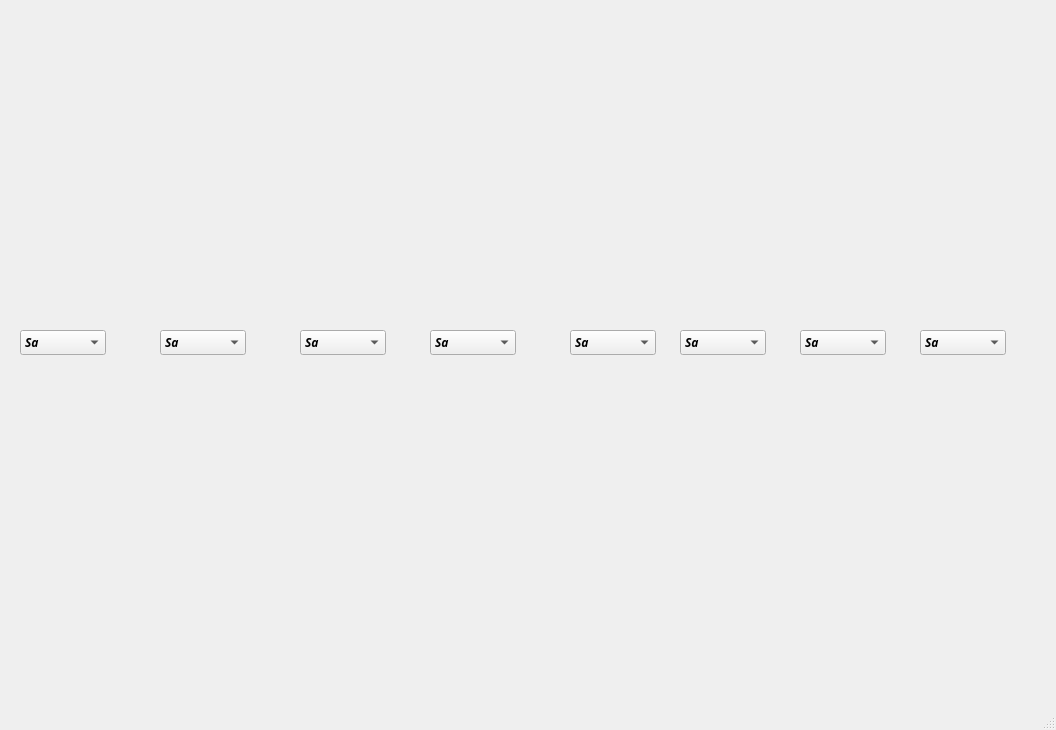
<?xml version="1.0" encoding="UTF-8"?>
<ui version="4.0">
 <class>MainWindow</class>
 <widget class="QMainWindow" name="MainWindow">
  <property name="geometry">
   <rect>
    <x>0</x>
    <y>0</y>
    <width>1056</width>
    <height>730</height>
   </rect>
  </property>
  <property name="windowTitle">
   <string>MainWindow</string>
  </property>
  <widget class="QWidget" name="centralwidget">
   <widget class="QComboBox" name="beat_list_1">
    <property name="geometry">
     <rect>
      <x>20</x>
      <y>330</y>
      <width>86</width>
      <height>25</height>
     </rect>
    </property>
    <property name="font">
     <font>
      <family>Ubuntu Mono</family>
      <weight>75</weight>
      <italic>true</italic>
      <bold>true</bold>
     </font>
    </property>
    <property name="styleSheet">
     <string notr="true"/>
    </property>
    <item>
     <property name="text">
      <string>Sa</string>
     </property>
    </item>
    <item>
     <property name="text">
      <string>Komal Re</string>
     </property>
    </item>
    <item>
     <property name="text">
      <string>Re</string>
     </property>
    </item>
    <item>
     <property name="text">
      <string>Komal Ga</string>
     </property>
    </item>
    <item>
     <property name="text">
      <string>Ga</string>
     </property>
    </item>
    <item>
     <property name="text">
      <string>Ma</string>
     </property>
    </item>
    <item>
     <property name="text">
      <string>Teevra Ma</string>
     </property>
    </item>
    <item>
     <property name="text">
      <string>Pa</string>
     </property>
    </item>
    <item>
     <property name="text">
      <string>Komal Dha</string>
     </property>
    </item>
    <item>
     <property name="text">
      <string>Dha</string>
     </property>
    </item>
    <item>
     <property name="text">
      <string>Komal Ni</string>
     </property>
    </item>
    <item>
     <property name="text">
      <string>Ni</string>
     </property>
    </item>
    <item>
     <property name="text">
      <string>Sa^</string>
     </property>
    </item>
   </widget>
   <widget class="QComboBox" name="beat_list_2">
    <property name="geometry">
     <rect>
      <x>160</x>
      <y>330</y>
      <width>86</width>
      <height>25</height>
     </rect>
    </property>
    <property name="font">
     <font>
      <family>Ubuntu Mono</family>
      <weight>75</weight>
      <italic>true</italic>
      <bold>true</bold>
     </font>
    </property>
    <property name="styleSheet">
     <string notr="true"/>
    </property>
    <item>
     <property name="text">
      <string>Sa</string>
     </property>
    </item>
    <item>
     <property name="text">
      <string>Komal Re</string>
     </property>
    </item>
    <item>
     <property name="text">
      <string>Re</string>
     </property>
    </item>
    <item>
     <property name="text">
      <string>Komal Ga</string>
     </property>
    </item>
    <item>
     <property name="text">
      <string>Ga</string>
     </property>
    </item>
    <item>
     <property name="text">
      <string>Ma</string>
     </property>
    </item>
    <item>
     <property name="text">
      <string>Teevra Ma</string>
     </property>
    </item>
    <item>
     <property name="text">
      <string>Pa</string>
     </property>
    </item>
    <item>
     <property name="text">
      <string>Komal Dha</string>
     </property>
    </item>
    <item>
     <property name="text">
      <string>Dha</string>
     </property>
    </item>
    <item>
     <property name="text">
      <string>Komal Ni</string>
     </property>
    </item>
    <item>
     <property name="text">
      <string>Ni</string>
     </property>
    </item>
    <item>
     <property name="text">
      <string>Sa^</string>
     </property>
    </item>
   </widget>
   <widget class="QComboBox" name="beat_list_3">
    <property name="geometry">
     <rect>
      <x>300</x>
      <y>330</y>
      <width>86</width>
      <height>25</height>
     </rect>
    </property>
    <property name="font">
     <font>
      <family>Ubuntu Mono</family>
      <weight>75</weight>
      <italic>true</italic>
      <bold>true</bold>
     </font>
    </property>
    <property name="styleSheet">
     <string notr="true"/>
    </property>
    <item>
     <property name="text">
      <string>Sa</string>
     </property>
    </item>
    <item>
     <property name="text">
      <string>Komal Re</string>
     </property>
    </item>
    <item>
     <property name="text">
      <string>Re</string>
     </property>
    </item>
    <item>
     <property name="text">
      <string>Komal Ga</string>
     </property>
    </item>
    <item>
     <property name="text">
      <string>Ga</string>
     </property>
    </item>
    <item>
     <property name="text">
      <string>Ma</string>
     </property>
    </item>
    <item>
     <property name="text">
      <string>Teevra Ma</string>
     </property>
    </item>
    <item>
     <property name="text">
      <string>Pa</string>
     </property>
    </item>
    <item>
     <property name="text">
      <string>Komal Dha</string>
     </property>
    </item>
    <item>
     <property name="text">
      <string>Dha</string>
     </property>
    </item>
    <item>
     <property name="text">
      <string>Komal Ni</string>
     </property>
    </item>
    <item>
     <property name="text">
      <string>Ni</string>
     </property>
    </item>
    <item>
     <property name="text">
      <string>Sa^</string>
     </property>
    </item>
   </widget>
   <widget class="QComboBox" name="beat_list_4">
    <property name="geometry">
     <rect>
      <x>430</x>
      <y>330</y>
      <width>86</width>
      <height>25</height>
     </rect>
    </property>
    <property name="font">
     <font>
      <family>Ubuntu Mono</family>
      <weight>75</weight>
      <italic>true</italic>
      <bold>true</bold>
     </font>
    </property>
    <property name="styleSheet">
     <string notr="true"/>
    </property>
    <item>
     <property name="text">
      <string>Sa</string>
     </property>
    </item>
    <item>
     <property name="text">
      <string>Komal Re</string>
     </property>
    </item>
    <item>
     <property name="text">
      <string>Re</string>
     </property>
    </item>
    <item>
     <property name="text">
      <string>Komal Ga</string>
     </property>
    </item>
    <item>
     <property name="text">
      <string>Ga</string>
     </property>
    </item>
    <item>
     <property name="text">
      <string>Ma</string>
     </property>
    </item>
    <item>
     <property name="text">
      <string>Teevra Ma</string>
     </property>
    </item>
    <item>
     <property name="text">
      <string>Pa</string>
     </property>
    </item>
    <item>
     <property name="text">
      <string>Komal Dha</string>
     </property>
    </item>
    <item>
     <property name="text">
      <string>Dha</string>
     </property>
    </item>
    <item>
     <property name="text">
      <string>Komal Ni</string>
     </property>
    </item>
    <item>
     <property name="text">
      <string>Ni</string>
     </property>
    </item>
    <item>
     <property name="text">
      <string>Sa^</string>
     </property>
    </item>
   </widget>
   <widget class="QComboBox" name="beat_list_5">
    <property name="geometry">
     <rect>
      <x>570</x>
      <y>330</y>
      <width>86</width>
      <height>25</height>
     </rect>
    </property>
    <property name="font">
     <font>
      <family>Ubuntu Mono</family>
      <weight>75</weight>
      <italic>true</italic>
      <bold>true</bold>
     </font>
    </property>
    <property name="styleSheet">
     <string notr="true"/>
    </property>
    <item>
     <property name="text">
      <string>Sa</string>
     </property>
    </item>
    <item>
     <property name="text">
      <string>Komal Re</string>
     </property>
    </item>
    <item>
     <property name="text">
      <string>Re</string>
     </property>
    </item>
    <item>
     <property name="text">
      <string>Komal Ga</string>
     </property>
    </item>
    <item>
     <property name="text">
      <string>Ga</string>
     </property>
    </item>
    <item>
     <property name="text">
      <string>Ma</string>
     </property>
    </item>
    <item>
     <property name="text">
      <string>Teevra Ma</string>
     </property>
    </item>
    <item>
     <property name="text">
      <string>Pa</string>
     </property>
    </item>
    <item>
     <property name="text">
      <string>Komal Dha</string>
     </property>
    </item>
    <item>
     <property name="text">
      <string>Dha</string>
     </property>
    </item>
    <item>
     <property name="text">
      <string>Komal Ni</string>
     </property>
    </item>
    <item>
     <property name="text">
      <string>Ni</string>
     </property>
    </item>
    <item>
     <property name="text">
      <string>Sa^</string>
     </property>
    </item>
   </widget>
   <widget class="QComboBox" name="beat_list_6">
    <property name="geometry">
     <rect>
      <x>680</x>
      <y>330</y>
      <width>86</width>
      <height>25</height>
     </rect>
    </property>
    <property name="font">
     <font>
      <family>Ubuntu Mono</family>
      <weight>75</weight>
      <italic>true</italic>
      <bold>true</bold>
     </font>
    </property>
    <property name="styleSheet">
     <string notr="true"/>
    </property>
    <item>
     <property name="text">
      <string>Sa</string>
     </property>
    </item>
    <item>
     <property name="text">
      <string>Komal Re</string>
     </property>
    </item>
    <item>
     <property name="text">
      <string>Re</string>
     </property>
    </item>
    <item>
     <property name="text">
      <string>Komal Ga</string>
     </property>
    </item>
    <item>
     <property name="text">
      <string>Ga</string>
     </property>
    </item>
    <item>
     <property name="text">
      <string>Ma</string>
     </property>
    </item>
    <item>
     <property name="text">
      <string>Teevra Ma</string>
     </property>
    </item>
    <item>
     <property name="text">
      <string>Pa</string>
     </property>
    </item>
    <item>
     <property name="text">
      <string>Komal Dha</string>
     </property>
    </item>
    <item>
     <property name="text">
      <string>Dha</string>
     </property>
    </item>
    <item>
     <property name="text">
      <string>Komal Ni</string>
     </property>
    </item>
    <item>
     <property name="text">
      <string>Ni</string>
     </property>
    </item>
    <item>
     <property name="text">
      <string>Sa^</string>
     </property>
    </item>
   </widget>
   <widget class="QComboBox" name="beat_list_7">
    <property name="geometry">
     <rect>
      <x>800</x>
      <y>330</y>
      <width>86</width>
      <height>25</height>
     </rect>
    </property>
    <property name="font">
     <font>
      <family>Ubuntu Mono</family>
      <weight>75</weight>
      <italic>true</italic>
      <bold>true</bold>
     </font>
    </property>
    <property name="styleSheet">
     <string notr="true"/>
    </property>
    <item>
     <property name="text">
      <string>Sa</string>
     </property>
    </item>
    <item>
     <property name="text">
      <string>Komal Re</string>
     </property>
    </item>
    <item>
     <property name="text">
      <string>Re</string>
     </property>
    </item>
    <item>
     <property name="text">
      <string>Komal Ga</string>
     </property>
    </item>
    <item>
     <property name="text">
      <string>Ga</string>
     </property>
    </item>
    <item>
     <property name="text">
      <string>Ma</string>
     </property>
    </item>
    <item>
     <property name="text">
      <string>Teevra Ma</string>
     </property>
    </item>
    <item>
     <property name="text">
      <string>Pa</string>
     </property>
    </item>
    <item>
     <property name="text">
      <string>Komal Dha</string>
     </property>
    </item>
    <item>
     <property name="text">
      <string>Dha</string>
     </property>
    </item>
    <item>
     <property name="text">
      <string>Komal Ni</string>
     </property>
    </item>
    <item>
     <property name="text">
      <string>Ni</string>
     </property>
    </item>
    <item>
     <property name="text">
      <string>Sa^</string>
     </property>
    </item>
   </widget>
   <widget class="QComboBox" name="beat_list_8">
    <property name="geometry">
     <rect>
      <x>920</x>
      <y>330</y>
      <width>86</width>
      <height>25</height>
     </rect>
    </property>
    <property name="font">
     <font>
      <family>Ubuntu Mono</family>
      <weight>75</weight>
      <italic>true</italic>
      <bold>true</bold>
     </font>
    </property>
    <property name="styleSheet">
     <string notr="true"/>
    </property>
    <item>
     <property name="text">
      <string>Sa</string>
     </property>
    </item>
    <item>
     <property name="text">
      <string>Komal Re</string>
     </property>
    </item>
    <item>
     <property name="text">
      <string>Re</string>
     </property>
    </item>
    <item>
     <property name="text">
      <string>Komal Ga</string>
     </property>
    </item>
    <item>
     <property name="text">
      <string>Ga</string>
     </property>
    </item>
    <item>
     <property name="text">
      <string>Ma</string>
     </property>
    </item>
    <item>
     <property name="text">
      <string>Teevra Ma</string>
     </property>
    </item>
    <item>
     <property name="text">
      <string>Pa</string>
     </property>
    </item>
    <item>
     <property name="text">
      <string>Komal Dha</string>
     </property>
    </item>
    <item>
     <property name="text">
      <string>Dha</string>
     </property>
    </item>
    <item>
     <property name="text">
      <string>Komal Ni</string>
     </property>
    </item>
    <item>
     <property name="text">
      <string>Ni</string>
     </property>
    </item>
    <item>
     <property name="text">
      <string>Sa^</string>
     </property>
    </item>
   </widget>
  </widget>
  <widget class="QMenuBar" name="menubar">
   <property name="geometry">
    <rect>
     <x>0</x>
     <y>0</y>
     <width>1056</width>
     <height>22</height>
    </rect>
   </property>
  </widget>
  <widget class="QStatusBar" name="statusbar"/>
 </widget>
 <resources/>
 <connections/>
</ui>
